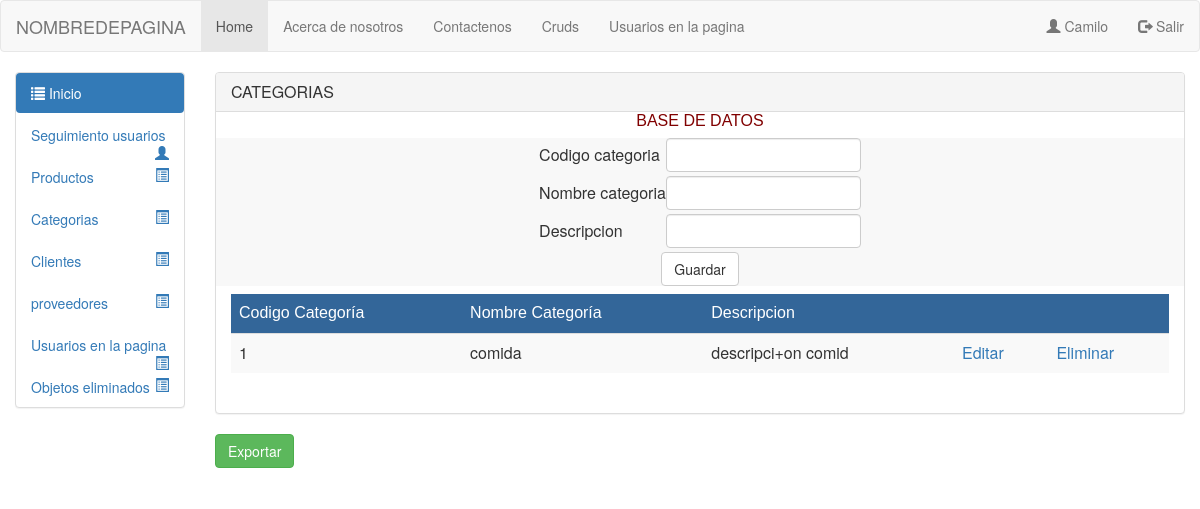
/Vista/html/crudcategoria.php (signed in), run on an earlier commit of the app's database.
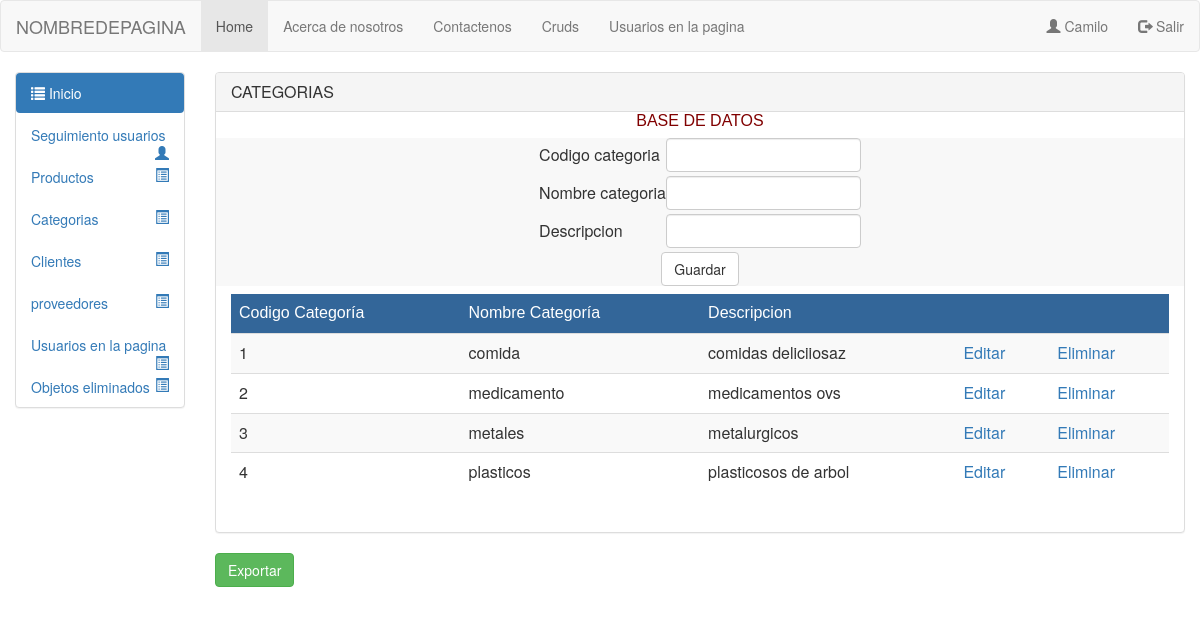
And on a later commit of the database.
### tables this page shows
CREATE TABLE `categorias` (
  `id_categoria` int(11) NOT NULL,
  `nombre_categoria` varchar(50) NOT NULL,
  `desc_categoria` varchar(255) NOT NULL,
  `estado_categoria` tinyint(1) NOT NULL
);

### Modelo/crudcat/condb.php (called while the page is built, shortened)
<?php
class conexioncat
{
public function __construct()
{
$this->con = new mysqli("localhost", "root", "", "inventcorp");
}
}
?>

### Modelo/crudcat/mdlcatlistar.php (called while the page is built)
<?php
 include_once("condb.php");
class Categorialis extends Conexioncat
{
    public function listar()
    {
        $q = "select * from categorias where estado_categoria='1' order by id_categoria";
        $consulta = $this->con->query($q) or die ('failed!' . $this->con->error);
        return $consulta;
    }
}
?>

### Vista/html/crudcategoria.php (the view, shortened to what the changed rows need)
<?php
include_once '../../modelo/crudcat/mdlcatlistar.php';
?>
<html lang="en">
<head>
<link href="../bootstrap/css/bootstrap.min.css" rel="stylesheet" media="screen">
</head>
<body>
<?php
include_once 'header.php';
?>
<div class="container-fluid">
<div class="row">
<?php
include_once 'menulateral.php';
?>
<div class="col-sm-10 col-md-10">
<div class="panel panel-default">
<div class="row">
 <div class="col-sm-12 col-md-12">
             <div class="col-sm-12 col-md-12">
             <div class="table-responsive">
                    <table class="table table-hover table-striped" align="center">
                    <thead>
                        <tr>
                            <tr style="color:#FFF; background-color:#369">
                            <td style="font-family:Tahoma, Geneva, sans-serif">Codigo Categoría</td>
                            <td style="font-family:Tahoma, Geneva, sans-serif">Nombre Categoría</td>
                            <td style="font-family:Tahoma, Geneva, sans-serif">Descripcion</td>
                            <td></td>
                            <td></td>
                        </tr>
                    </thead>
                    <?php
                    $objeto= new Categorialis;
                    $res=$objeto->listar();
                     while($row = $res->fetch_array(MYSQLI_ASSOC)){
                      ?>
                        <tr>
                            <td><?php echo $row['id_categoria']; ?></td>
                            <td><?php echo $row['nombre_categoria']; ?></td>
                            <td><?php echo $row['desc_categoria']; ?></td>
                            <td>
                                <a href="crudcategoria.php?edit=<?php echo $row['id_categoria']; ?>">Editar</a>
                            </td>
                            <td>
                                <a href="../../controlador/crudcat/controlador.php?del=<?php echo $row['id_categoria']; ?>">Eliminar</a>
                            </td>
                        </tr>
                    <?php
                   } $objeto->CloseDB();?>
                </table>
                <br/>
             </div>
                </div>
              </div>
            </div>
        </div>
        </div>
</div>
</div>
    </body>
</html>

What changed in the data, as far as the page shows it:
changed categorias "comida": desc_categoria "descripci+on comid" → "comidas deliciiosaz"
now on this page (row edited): categorias: id_categoria "2", nombre_categoria "medicamento", desc_categoria "medicamentos ovs"
now on this page (row edited): categorias: id_categoria "3", nombre_categoria "metales", desc_categoria "metalurgicos"
now on this page (row edited): categorias: id_categoria "4", nombre_categoria "plasticos", desc_categoria "plasticosos de arbol"
